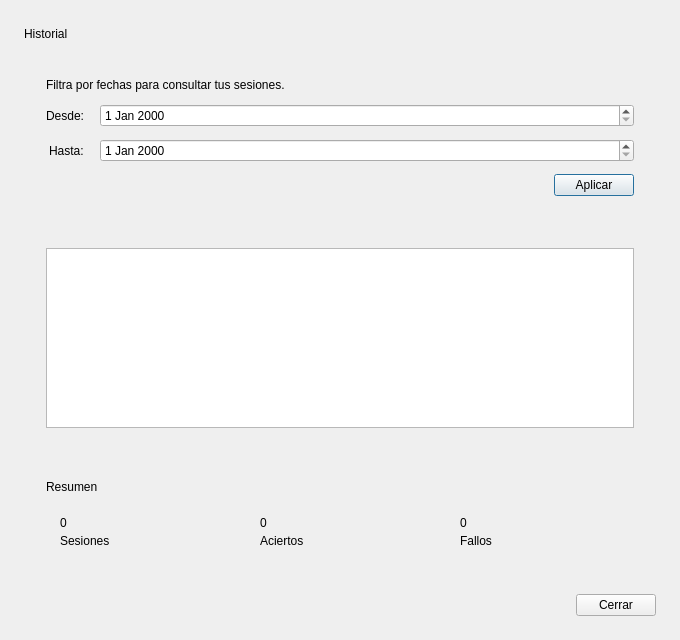
<?xml version="1.0" encoding="UTF-8"?>
<ui version="4.0">
 <class>HistoryDialog</class>
 <widget class="QDialog" name="HistoryDialog">
  <property name="geometry">
   <rect>
    <x>0</x>
    <y>0</y>
    <width>680</width>
    <height>640</height>
   </rect>
  </property>
  <property name="windowTitle">
   <string>Historial</string>
  </property>
  <layout class="QVBoxLayout" name="verticalLayout">
   <property name="leftMargin">
    <number>24</number>
   </property>
   <property name="topMargin">
    <number>24</number>
   </property>
   <property name="rightMargin">
    <number>24</number>
   </property>
   <property name="bottomMargin">
    <number>24</number>
   </property>
   <property name="spacing">
    <number>16</number>
   </property>
   <item>
    <layout class="QHBoxLayout" name="headerLayout">
     <item>
      <widget class="QLabel" name="titleLabel">
       <property name="text">
        <string>Historial</string>
       </property>
      </widget>
     </item>
     <item>
      <spacer name="headerSpacer">
       <property name="orientation">
        <enum>Qt::Horizontal</enum>
       </property>
       <property name="sizeType">
        <enum>QSizePolicy::Expanding</enum>
       </property>
       <property name="sizeHint" stdset="0">
        <size>
         <width>40</width>
         <height>20</height>
        </size>
       </property>
      </spacer>
     </item>
    </layout>
   </item>
   <item>
    <widget class="QFrame" name="filtersCard">
     <layout class="QVBoxLayout" name="filtersLayout">
      <property name="leftMargin">
       <number>22</number>
      </property>
      <property name="topMargin">
       <number>18</number>
      </property>
      <property name="rightMargin">
       <number>22</number>
      </property>
      <property name="bottomMargin">
       <number>18</number>
      </property>
      <property name="spacing">
       <number>12</number>
      </property>
      <item>
       <widget class="QLabel" name="hintLabel">
        <property name="text">
         <string>Filtra por fechas para consultar tus sesiones.</string>
        </property>
        <property name="wordWrap">
         <bool>true</bool>
        </property>
       </widget>
      </item>
      <item>
       <layout class="QFormLayout" name="filterFormLayout">
        <property name="labelAlignment">
         <set>Qt::AlignRight|Qt::AlignVCenter</set>
        </property>
        <property name="horizontalSpacing">
         <number>16</number>
        </property>
        <property name="verticalSpacing">
         <number>12</number>
        </property>
        <item row="0" column="0">
         <widget class="QLabel" name="fromLabel">
          <property name="text">
           <string>Desde:</string>
          </property>
         </widget>
        </item>
        <item row="0" column="1">
         <widget class="QDateEdit" name="fromDateEdit"/>
        </item>
        <item row="1" column="0">
         <widget class="QLabel" name="toLabel">
          <property name="text">
           <string>Hasta:</string>
          </property>
         </widget>
        </item>
        <item row="1" column="1">
         <widget class="QDateEdit" name="toDateEdit"/>
        </item>
       </layout>
      </item>
      <item>
       <layout class="QHBoxLayout" name="filterButtonsLayout">
        <item>
         <spacer name="filterButtonsSpacer">
          <property name="orientation">
           <enum>Qt::Horizontal</enum>
          </property>
          <property name="sizeType">
           <enum>QSizePolicy::Expanding</enum>
          </property>
          <property name="sizeHint" stdset="0">
           <size>
            <width>40</width>
            <height>20</height>
           </size>
          </property>
         </spacer>
        </item>
        <item>
         <widget class="QPushButton" name="applyButton">
          <property name="text">
           <string>Aplicar</string>
          </property>
         </widget>
        </item>
       </layout>
      </item>
     </layout>
    </widget>
   </item>
   <item>
    <widget class="QFrame" name="resultsCard">
     <layout class="QVBoxLayout" name="resultsLayout">
      <property name="leftMargin">
       <number>22</number>
      </property>
      <property name="topMargin">
       <number>18</number>
      </property>
      <property name="rightMargin">
       <number>22</number>
      </property>
      <property name="bottomMargin">
       <number>18</number>
      </property>
      <property name="spacing">
       <number>10</number>
      </property>
      <item>
       <widget class="QTableWidget" name="sessionsTable"/>
      </item>
     </layout>
    </widget>
   </item>
   <item>
   <widget class="QFrame" name="totalsCard">
    <layout class="QVBoxLayout" name="totalsLayout">
      <property name="leftMargin">
       <number>22</number>
      </property>
      <property name="topMargin">
       <number>18</number>
      </property>
      <property name="rightMargin">
       <number>22</number>
      </property>
      <property name="bottomMargin">
       <number>18</number>
      </property>
      <property name="spacing">
       <number>10</number>
      </property>
      <item>
       <widget class="QLabel" name="summaryTitleLabel">
        <property name="text">
         <string>Resumen</string>
        </property>
       </widget>
      </item>
      <item>
       <layout class="QHBoxLayout" name="statsLayout">
        <property name="spacing">
         <number>12</number>
        </property>
        <item>
         <widget class="QFrame" name="sessionsStatFrame">
          <layout class="QVBoxLayout" name="sessionsStatLayout">
           <property name="leftMargin">
            <number>14</number>
           </property>
           <property name="topMargin">
            <number>12</number>
           </property>
           <property name="rightMargin">
            <number>14</number>
           </property>
           <property name="bottomMargin">
            <number>12</number>
           </property>
           <property name="spacing">
            <number>4</number>
           </property>
           <item>
            <widget class="QLabel" name="sessionsValueLabel">
             <property name="text">
              <string>0</string>
             </property>
            </widget>
           </item>
           <item>
            <widget class="QLabel" name="sessionsLabel">
             <property name="text">
              <string>Sesiones</string>
             </property>
            </widget>
           </item>
          </layout>
         </widget>
        </item>
        <item>
         <widget class="QFrame" name="hitsStatFrame">
          <layout class="QVBoxLayout" name="hitsStatLayout">
           <property name="leftMargin">
            <number>14</number>
           </property>
           <property name="topMargin">
            <number>12</number>
           </property>
           <property name="rightMargin">
            <number>14</number>
           </property>
           <property name="bottomMargin">
            <number>12</number>
           </property>
           <property name="spacing">
            <number>4</number>
           </property>
           <item>
            <widget class="QLabel" name="hitsValueLabel">
             <property name="text">
              <string>0</string>
             </property>
            </widget>
           </item>
           <item>
            <widget class="QLabel" name="hitsLabel">
             <property name="text">
              <string>Aciertos</string>
             </property>
            </widget>
           </item>
          </layout>
         </widget>
        </item>
        <item>
         <widget class="QFrame" name="faultsStatFrame">
          <layout class="QVBoxLayout" name="faultsStatLayout">
           <property name="leftMargin">
            <number>14</number>
           </property>
           <property name="topMargin">
            <number>12</number>
           </property>
           <property name="rightMargin">
            <number>14</number>
           </property>
           <property name="bottomMargin">
            <number>12</number>
           </property>
           <property name="spacing">
            <number>4</number>
           </property>
           <item>
            <widget class="QLabel" name="faultsValueLabel">
             <property name="text">
              <string>0</string>
             </property>
            </widget>
           </item>
           <item>
            <widget class="QLabel" name="faultsLabel">
             <property name="text">
              <string>Fallos</string>
             </property>
            </widget>
           </item>
          </layout>
         </widget>
        </item>
       </layout>
      </item>
     </layout>
    </widget>
   </item>
   <item>
    <layout class="QHBoxLayout" name="bottomButtonsLayout">
     <item>
      <spacer name="bottomButtonsSpacer">
       <property name="orientation">
        <enum>Qt::Horizontal</enum>
       </property>
       <property name="sizeType">
        <enum>QSizePolicy::Expanding</enum>
       </property>
       <property name="sizeHint" stdset="0">
        <size>
         <width>40</width>
         <height>20</height>
        </size>
       </property>
      </spacer>
     </item>
     <item>
      <widget class="QPushButton" name="closeButton">
       <property name="text">
        <string>Cerrar</string>
       </property>
      </widget>
     </item>
    </layout>
   </item>
  </layout>
 </widget>
 <resources/>
 <connections/>
</ui>
